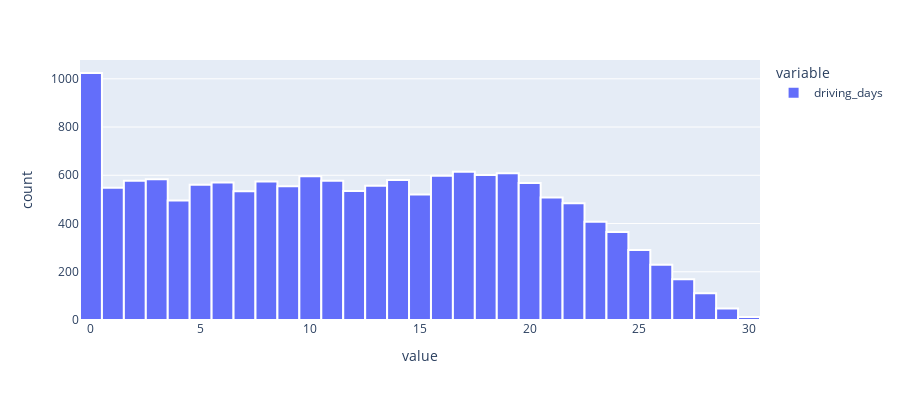

Notebook code cell kept with this figure:
### Code cell
# Histogram
### YOUR CODE HERE ###
fig = px.histogram(df.driving_days, nbins=50, height=400)
fig.update_traces(marker_line_color="white", marker_line_width=2)

### Figure 1 — Plotly figure (JSON) as saved in the notebook; plotly's stock layout.template omitted (floating-point values rounded to 4 significant figures; data arrays with more than 128 entries replaced by an {"elided": "..."} marker saying what was removed)
{"data": [{"alignmentgroup": "True", "bingroup": "x", "hovertemplate": "variable=driving_days<br>value=%{x}<br>count=%{y}<extra></extra>", "legendgroup": "driving_days", "marker": {"color": "#636efa", "line": {"color": "white", "width": 2}, "pattern": {"shape": ""}}, "name": "driving_days", "nbinsx": 50, "offsetgroup": "driving_days", "orientation": "v", "showlegend": true, "type": "histogram", "x": {"elided": "14999 int values"}, "xaxis": "x", "yaxis": "y"}], "layout": {"barmode": "relative", "height": 400, "legend": {"title": {"text": "variable"}, "tracegroupgap": 0}, "margin": {"t": 60}, "xaxis": {"anchor": "y", "domain": [0, 1], "title": {"text": "value"}}, "yaxis": {"anchor": "x", "domain": [0, 1], "title": {"text": "count"}}}}
